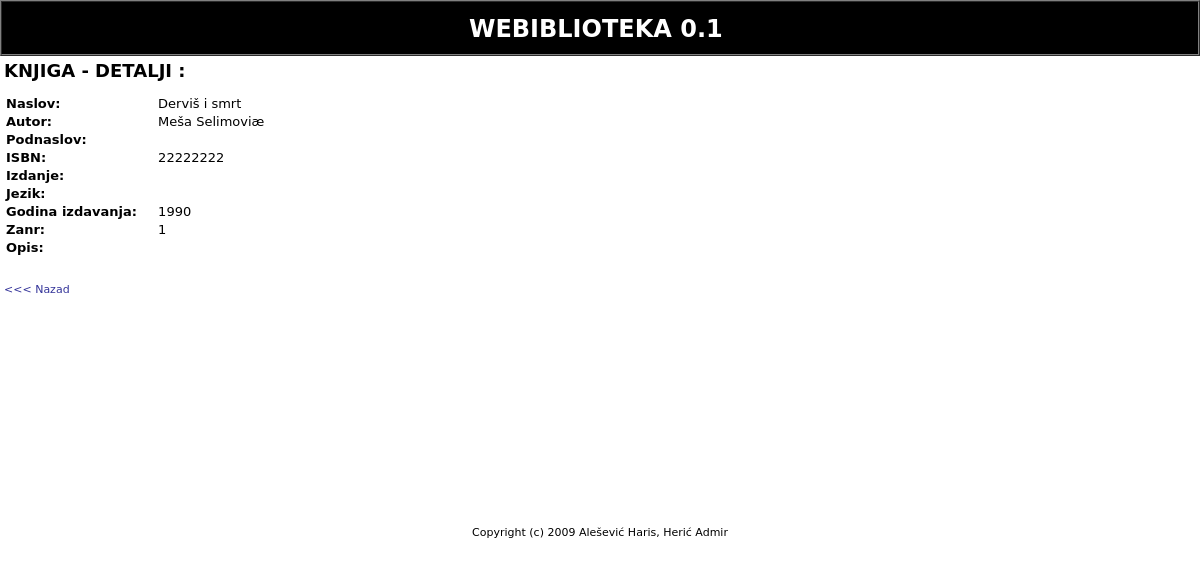
/?sta=public/knjiga&knjiga=9, run on the app's committed database.
### tables this page shows
CREATE TABLE IF NOT EXISTS `knjigaopis` (
  `idKnjigaOpis` int(11) NOT NULL AUTO_INCREMENT,
  `Naslov` varchar(200) NOT NULL,
  `Podnaslov` varchar(220) DEFAULT NULL,
  `ISBN` varchar(13) DEFAULT NULL,
  `Izdanje` varchar(5) DEFAULT NULL,
  `Opis` text,
  `Jezik` varchar(20) DEFAULT NULL,
  `GodinaIzdavanja` year(4) DEFAULT NULL,
  `idZanr` int(11) DEFAULT NULL,
  `DatumUlaza` timestamp NULL DEFAULT NULL,
  `BrojPrimjeraka` int(11) DEFAULT NULL,
  `Status` varchar(20) DEFAULT NULL,
  PRIMARY KEY (`idKnjigaOpis`),
  UNIQUE KEY `ISBN` (`ISBN`),
  KEY `idZanr` (`idZanr`)
);

CREATE TABLE IF NOT EXISTS `autor` (
  `idAutor` int(11) NOT NULL AUTO_INCREMENT,
  `Ime` varchar(25) NOT NULL,
  `Prezime` varchar(35) NOT NULL,
  `Biografija` text,
  PRIMARY KEY (`idAutor`)
);

### lib/biblioteka.php (called while the page is built, shortened)
<?
function myquery($query) {
	if ($r = @mysql_query($query)) {
		return $r;
	}
	exit;
}
?>

### public/knjiga.php (the view, shortened to what this page needs)
<?
function public_knjiga() {
$knjiga = intval($_REQUEST['knjiga']);
$q01=myquery("SELECT naslov, podnaslov, isbn, izdanje, opis, jezik, godinaizdavanja, idzanr
			 FROM knjigaopis WHERE idKnjigaOpis=$knjiga");
$q02=myquery("SELECT a.ime, a.prezime FROM autor as a, pisac as p, knjigaopis as k WHERE k.idKnjigaOpis=$knjiga AND k.idknjigaopis=p.idknjigaopis AND p.idautor=a.idautor");
	$naslov = mysql_result($q01,0,0);
	$podnaslov = mysql_result($q01,0,1);
	$isbn = mysql_result($q01,0,2);
	$izdanje = mysql_result($q01,0,3);
	$opis = mysql_result($q01,0,4);
	$jezik = mysql_result($q01,0,5);
	$godina = mysql_result($q01,0,6);
	$zanr = mysql_result($q01,0,7);
	$autor = mysql_result($q02,0,0)." ".mysql_result($q02,0,1);
?>
<b><font size="+1">KNJIGA - DETALJI :</font></b><br><br>
<table width="700" border="0" cellpadding="1" cellspacing="1" bordercolor="#000000">
<tr>
<td width="150"><font size="-1"><b>Naslov:<b></font></td>
<td width="550"><font size="-1"><?=$naslov?></font></td>
</tr>
<tr>
<td width="150"><font size="-1"><b>Autor:<b></font></td>
<td width="550"><font size="-1"><?=$autor?></font></td>
</tr>
<tr>
<td width="150"><font size="-1"><b>Podnaslov:<b></font></td>
<td width="550"><font size="-1"><?=$podnaslov?></font></td>
</tr>
<tr>
<td width="150"><font size="-1"><b>ISBN:<b></font></td>
<td width="550"><font size="-1"><?=$isbn?></font></td>
</tr><tr>
<td width="150"><font size="-1"><b>Izdanje:<b></font></td>
<td width="550"><font size="-1"><?=$izdanje?></font></td>
</tr>
<tr>
<td width="150"><font size="-1"><b>Jezik:<b></font></td>
<td width="550"><font size="-1"><?=$jezik?></font></td>
</tr><tr>
<td width="150"><font size="-1"><b>Godina izdavanja:<b></font></td>
<td width="550"><font size="-1"><?=$godina?></font></td>
</tr>
<tr>
<td width="150"><font size="-1"><b>Zanr:<b></font></td>
<td width="550"><font size="-1"><?=$zanr?></font></td>
</tr>
<tr>
<td width="150"><font size="-1"><b>Opis:<b></font></td>
<td width="550"><font size="-1"><?=$opis?></font></td>
</tr>
</table>
<br><br><a href="?sta=public/intro"><<< Nazad</a>
<?
}
?>

### css/biblioteka.css (style rules this page uses)
body { font-family:DejaVu Sans,Verdana,Arial,sans-serif;font-size:11px;color:black; }
td { font-family:DejaVu Sans,Verdana,Arial,sans-serif;font-size:11px;color:black; }
a { color:#333399;text-decoration:none; }

### data on the page
knjigaopis: Naslov "Derviš i smrt", ISBN "22222222", GodinaIzdavanja "1990", idZanr "1"
autor: autor "Meša Selimoviæ"

### other printed values
$conf_appname "WEBIBLIOTEKA"
$conf_appversion "0.1"
